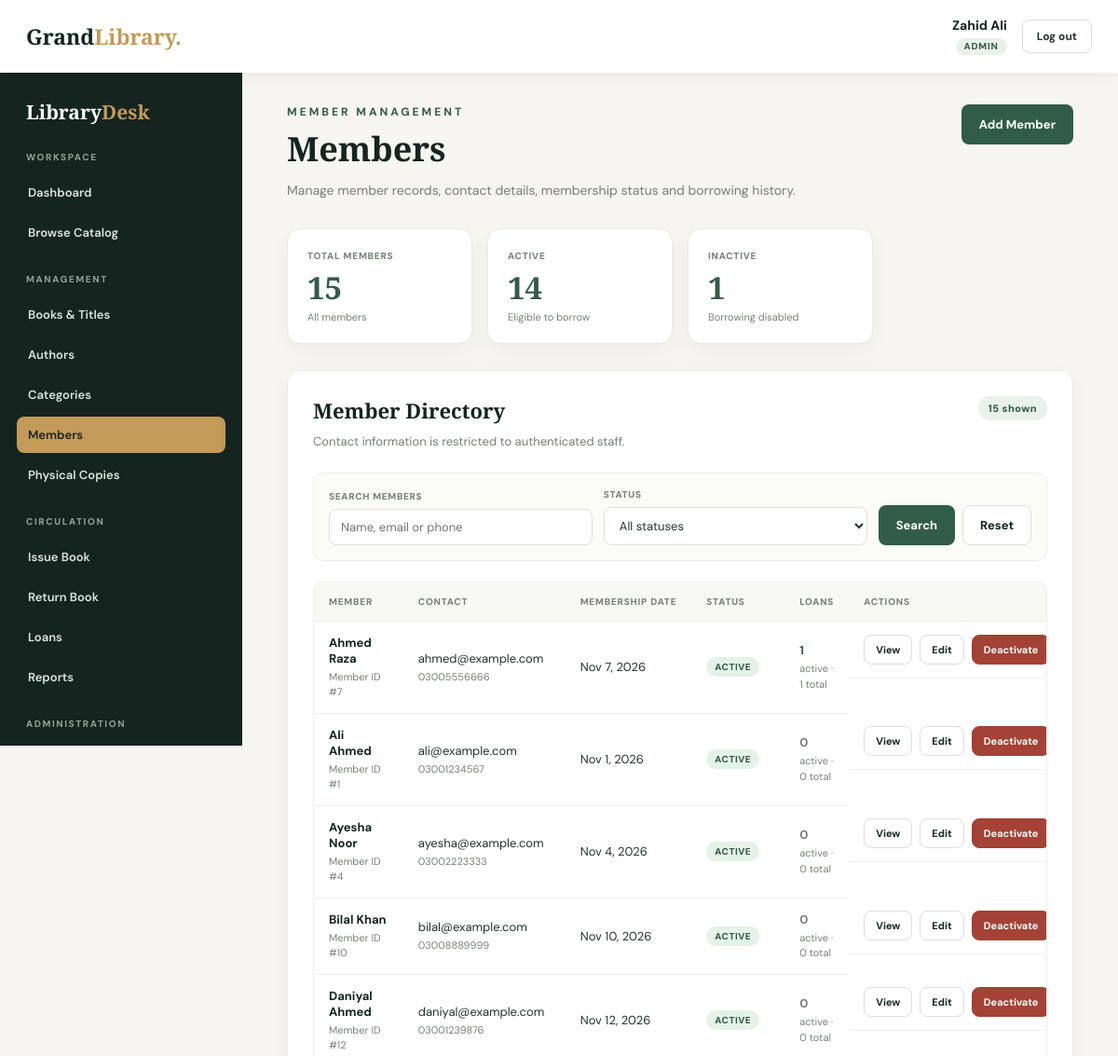
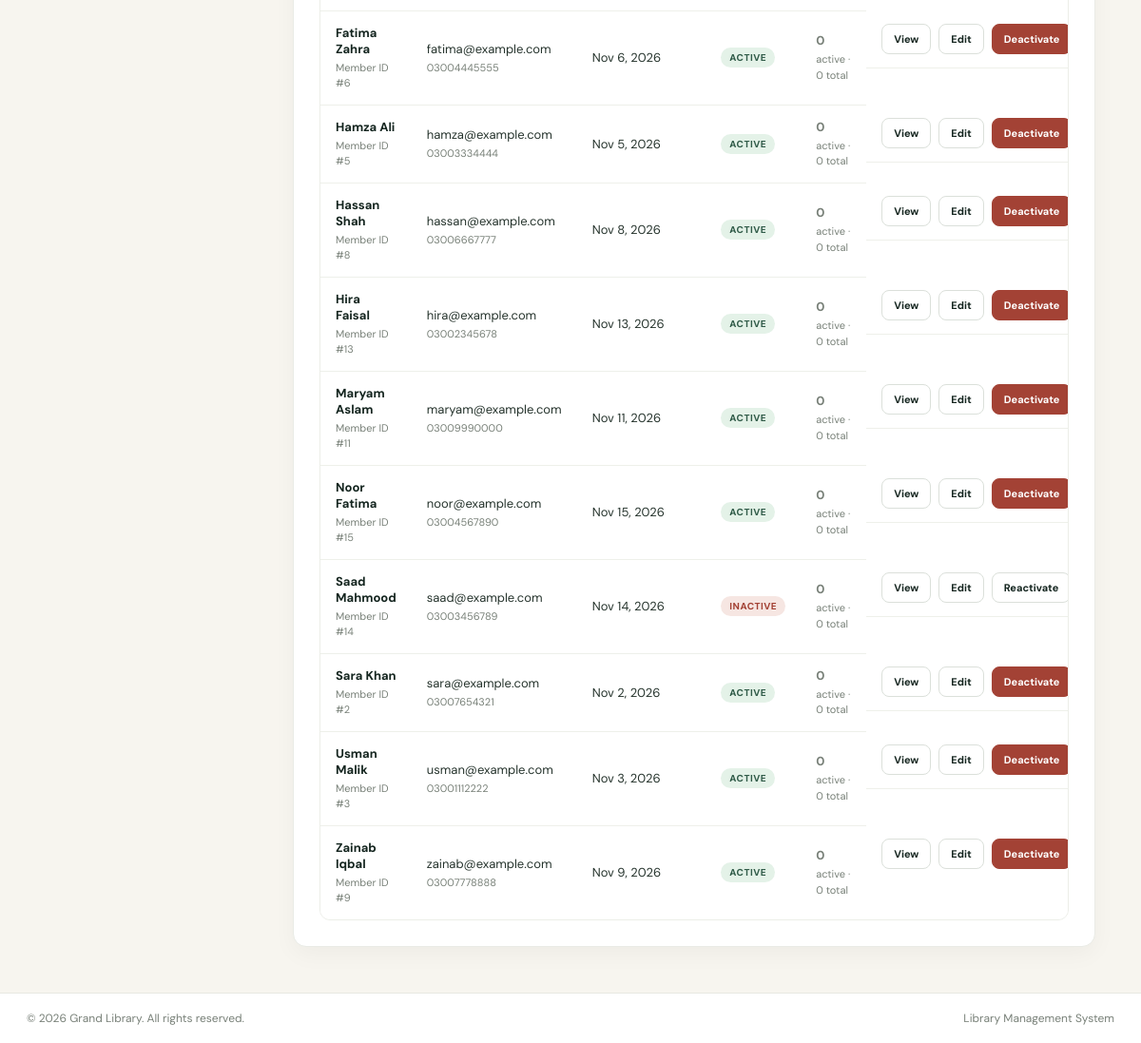
/members/index.php (signed in), run on the app's committed database (2 pictures, top to bottom).
### tables this page shows
CREATE TABLE `users` (
  `id` int NOT NULL AUTO_INCREMENT,
  `name` varchar(100) NOT NULL,
  `email` varchar(150) NOT NULL,
  `password` varchar(255) NOT NULL,
  `role` enum('Admin','Librarian') NOT NULL DEFAULT 'Librarian',
  `status` enum('Active','Inactive') NOT NULL DEFAULT 'Active',
  `created_at` timestamp NULL DEFAULT CURRENT_TIMESTAMP,
  PRIMARY KEY (`id`),
  UNIQUE KEY `email` (`email`)
);

CREATE TABLE `members` (
  `id` int NOT NULL AUTO_INCREMENT,
  `name` varchar(100) NOT NULL,
  `email` varchar(150) NOT NULL,
  `phone` varchar(20) DEFAULT NULL,
  `address` text,
  `membership_date` date NOT NULL,
  `status` enum('Active','Inactive') NOT NULL DEFAULT 'Active',
  `created_at` timestamp NULL DEFAULT CURRENT_TIMESTAMP,
  PRIMARY KEY (`id`),
  UNIQUE KEY `email` (`email`)
);

### includes/functions.php (called while the page is built, shortened)
<?php
function e($value): string
{
    return htmlspecialchars((string)$value, ENT_QUOTES | ENT_SUBSTITUTE, 'UTF-8');
}
function app_url(string $path = ''): string
{
    $documentRoot = isset($_SERVER['DOCUMENT_ROOT']) ? realpath($_SERVER['DOCUMENT_ROOT']) : false;
    $appRoot = realpath(dirname(__DIR__));
    $base = '';
    if ($documentRoot && $appRoot) {
        $docRoot = rtrim(str_replace('\\', '/', $documentRoot), '/');
        $rootPath = rtrim(str_replace('\\', '/', $appRoot), '/');
        if (stripos($rootPath, $docRoot) === 0) {
            $base = substr($rootPath, strlen($docRoot));
        }
    }
    $base = rtrim($base, '/');
    $path = ltrim($path, '/');
    return $base . '/' . $path;
}
function get_value(string $key, string $default = ''): string
{
    $value = $_GET[$key] ?? $default;
    return is_string($value) ? trim($value) : $default;
}
function normalize_role(string $role): ?string
{
    if (strcasecmp($role, 'Admin') === 0) {
        return 'Admin';
    }
    return null;
}

### includes/auth.php (called while the page is built, shortened)
<?php
require_once __DIR__ . '/functions.php';
require_once __DIR__ . '/../config/db.php';
function current_user(): ?array
{
    $role = normalize_role((string)($_SESSION['user_role'] ?? ''));
    return [
        'id' => (int)$_SESSION['user_id'],
        'name' => (string)($_SESSION['user_name'] ?? ''),
        'role' => $role,
    ];
}
function require_login(): array
{
    $user = current_user();
    global $conn;
    $stmt = $conn->prepare('SELECT name, role, status FROM users WHERE id = ? LIMIT 1');
    $stmt->bind_param('i', $user['id']);
    if (!$stmt->execute()) {
        $stmt->close();
        logout_user();
        redirect(app_url('login.php'));
    }
    $row = $stmt->get_result()->fetch_assoc();
    $role = $row ? normalize_role((string)$row['role']) : null;
    return [
        'id' => $user['id'],
        'name' => (string)$row['name'],
        'role' => $role,
    ];
}
function require_staff(): array
{
    $user = require_login();
    return $user;
}

### members/index.php (the view, shortened to what this page needs)
<?php
require_once __DIR__ . '/../includes/auth.php';
require_staff();
$search = get_value('search');
if (function_exists('mb_substr')) {
    $search = mb_substr($search, 0, 200);
} else {
    $search = substr($search, 0, 200);
}
$statusFilter = '';
$sql = "
    SELECT
        m.id,
        m.name,
        m.email,
        m.phone,
        m.membership_date,
        m.status,
        m.created_at,
        (SELECT COUNT(*) FROM loans l WHERE l.member_id = m.id) AS total_loans,
        (SELECT COUNT(*) FROM loans l WHERE l.member_id = m.id AND l.returned_at IS NULL) AS active_loans
    FROM members m
";
$sql .= ' ORDER BY m.name ASC, m.id ASC';
$members = [];
$stmt = $conn->prepare($sql);
if (!$stmt) {
    error_log('Member list preparation failed: ' . $conn->error);
    $error = 'Members could not be loaded right now. Please try again later.';
} else {
    if ($stmt->execute()) {
        $result = $stmt->get_result();
        while ($row = $result->fetch_assoc()) {
            $members[] = $row;
        }
    } else {
        error_log('Member list query failed: ' . $stmt->error);
        $error = 'Members could not be loaded right now. Please try again later.';
    }
}
$totalShown = count($members);
$activeShown = 0;
$inactiveShown = 0;
foreach ($members as $memberRow) {
    if (strcasecmp((string)$memberRow['status'], 'Active') === 0) {
        $activeShown++;
    } else {
        $inactiveShown++;
    }
}
$scopeLabel = ($search !== '' || $statusFilter !== '') ? 'Current results' : 'All members';
require_once __DIR__ . '/../includes/header.php';
require_once __DIR__ . '/../includes/sidebar.php';
?>
<section class="page-head">
    <div>
        <div class="eyebrow">Member Management</div>
        <h1>Members</h1>
        <p>Manage member records, contact details, membership status and borrowing history.</p>
    </div>
    <a class="btn btn-primary" href="<?php echo e(app_url('members/add.php')); ?>">Add Member</a>
</section>
<section class="stat-grid member-stats" aria-label="Member statistics">
    <article class="stat-card">
        <div class="stat-label">Total Members</div>
        <div class="stat-value"><?php echo number_format($totalShown); ?></div>
        <div class="stat-note"><?php echo e($scopeLabel); ?></div>
    </article>
    <article class="stat-card">
        <div class="stat-label">Active</div>
        <div class="stat-value"><?php echo number_format($activeShown); ?></div>
        <div class="stat-note">Eligible to borrow</div>
    </article>
    <article class="stat-card">
        <div class="stat-label">Inactive</div>
        <div class="stat-value"><?php echo number_format($inactiveShown); ?></div>
        <div class="stat-note">Borrowing disabled</div>
    </article>
</section>
<section class="panel">
    <div class="panel-head">
        <div>
            <h2>Member Directory</h2>
            <p class="panel-intro">Contact information is restricted to authenticated staff.</p>
        </div>
        <span class="count-pill"><?php echo number_format($totalShown); ?> shown</span>
    </div>
    <form method="get" action="<?php echo e(app_url('members/index.php')); ?>" class="staff-filter">
        <div class="filter-field">
            <label for="search">Search Members</label>
            <input class="form-control" type="search" id="search" name="search"
                   value="<?php echo e($search); ?>" maxlength="200"
                   placeholder="Name, email or phone">
        </div>
        <div class="filter-field">
            <label for="status">Status</label>
            <select class="form-control" id="status" name="status">
                <option value="">All statuses</option>
            </select>
        </div>
        <div class="filter-actions">
            <button type="submit" class="btn btn-primary">Search</button>
            <a class="btn btn-secondary" href="<?php echo e(app_url('members/index.php')); ?>">Reset</a>
        </div>
    </form>
    <div class="table-wrap">
        <table class="data-table" aria-label="Library members">
            <thead>
                <tr>
                    <th scope="col">Member</th>
                    <th scope="col">Contact</th>
                    <th scope="col">Membership Date</th>
                    <th scope="col">Status</th>
                    <th scope="col">Loans</th>
                    <th scope="col">Actions</th>
                </tr>
            </thead>
            <tbody>
                <?php if ($totalShown === 0): ?>
                    <tr>
                        <td colspan="6" class="empty-cell">No members found.</td>
                    </tr>
                <?php else: ?>
                    <?php foreach ($members as $member): ?>
                        <?php
                        $isActive = strcasecmp((string)$member['status'], 'Active') === 0;
                        $totalLoans = (int)$member['total_loans'];
                        $activeLoans = (int)$member['active_loans'];
                        $membershipLabel = $member['membership_date']
                            ? date('M j, Y', strtotime((string)$member['membership_date']))
                            : '&mdash;';
                        ?>
                        <tr>
                            <td>
                                <span class="book-title"><?php echo e($member['name']); ?></span>
                                <span class="book-subtext">Member ID #<?php echo (int)$member['id']; ?></span>
                            </td>
                            <td>
                                <span><?php echo e($member['email']); ?></span>
                                <span class="book-subtext">
                                    <?php echo $member['phone'] !== null && $member['phone'] !== '' ? e($member['phone']) : '&mdash;'; ?>
                                </span>
                            </td>
                            <td><?php echo $membershipLabel; ?></td>
                            <td>
                                <span class="status-badge <?php echo $isActive ? 'status-active' : 'status-inactive'; ?>">
                                    <?php echo e($member['status']); ?>
                                </span>
                            </td>
                            <td>
                                <span class="copy-count<?php echo $activeLoans === 0 ? ' zero' : ''; ?>">
                                    <?php echo number_format($activeLoans); ?>
                                </span>
                                <span class="book-subtext">
                                    active &middot; <?php echo number_format($totalLoans); ?> total
                                </span>
                            </td>
                            <td class="table-actions">
                                <a class="btn btn-secondary btn-small"
                                   href="<?php echo e(app_url('members/view.php?id=' . (int)$member['id'])); ?>">View</a>
                                <a class="btn btn-secondary btn-small"
                                   href="<?php echo e(app_url('members/edit.php?id=' . (int)$member['id'])); ?>">Edit</a>
                                <form method="post" action="<?php echo e(app_url('members/status.php')); ?>" class="inline-form">
                                    <button type="submit" class="btn btn-small <?php echo $isActive ? 'btn-danger' : 'btn-secondary'; ?>">
                                        <?php echo $isActive ? 'Deactivate' : 'Reactivate'; ?>
                                    </button>
                                </form>
                            </td>
                        </tr>
                    <?php endforeach; ?>
                <?php endif; ?>
            </tbody>
        </table>
    </div>
</section>
<?php require_once __DIR__ . '/../includes/footer.php'; ?>

### includes/header.php (shortened to what this page needs)
<?php
require_once __DIR__ . '/auth.php';
$staff = current_user();
?>
<!DOCTYPE html>
<html lang="en">
<head>
    <link rel="stylesheet" href="<?php echo e(app_url('assets/tera.css')); ?>">
</head>
<body class="staff-body">
<header class="staff-topbar">
    <a class="logo staff-logo" href="<?php echo e(app_url('dashboard.php')); ?>">Grand<span>Library.</span></a>
    <div class="staff-user">
        <div class="staff-user-info">
            <div class="staff-user-name"><?php echo e($staff['name']); ?></div>
            <span class="role-badge"><?php echo e($staff['role']); ?></span>
        </div>
        <form method="post" action="<?php echo e(app_url('logout.php')); ?>" class="logout-form">
            <button type="submit" class="logout-btn">Log out</button>
        </form>
    </div>
</header>
<div class="staff-layout">

### data on the page
users: name "Zahid Ali", role "ADMIN"
members: name "Ahmed Raza", id "7", email "ahmed@example.com", phone "03005556666", membership_date "Nov 7, 2026", status "ACTIVE", activeLoans "1", totalLoans "1", shows "Deactivate"
members: name "Ali Ahmed", id "1", email "ali@example.com", phone "03001234567", membership_date "Nov 1, 2026", status "ACTIVE", activeLoans "0", totalLoans "0", shows "Deactivate"
members: name "Ayesha Noor", id "4", email "ayesha@example.com", phone "03002223333", membership_date "Nov 4, 2026", status "ACTIVE", activeLoans "0", totalLoans "0", shows "Deactivate"
members: name "Bilal Khan", id "10", email "bilal@example.com", phone "03008889999", membership_date "Nov 10, 2026", status "ACTIVE", activeLoans "0", totalLoans "0", shows "Deactivate"
members: name "Daniyal Ahmed", id "12", email "daniyal@example.com", phone "03001239876", membership_date "Nov 12, 2026", status "ACTIVE", activeLoans "0", totalLoans "0", shows "Deactivate"
members: name "Fatima Zahra", id "6", email "fatima@example.com", phone "03004445555", membership_date "Nov 6, 2026", status "ACTIVE", activeLoans "0", totalLoans "0", shows "Deactivate"
members: name "Hamza Ali", id "5", email "hamza@example.com", phone "03003334444", membership_date "Nov 5, 2026", status "ACTIVE", activeLoans "0", totalLoans "0", shows "Deactivate"
members: name "Hassan Shah", id "8", email "hassan@example.com", phone "03006667777", membership_date "Nov 8, 2026", status "ACTIVE", activeLoans "0", totalLoans "0", shows "Deactivate"
members: name "Hira Faisal", id "13", email "hira@example.com", phone "03002345678", membership_date "Nov 13, 2026", status "ACTIVE", activeLoans "0", totalLoans "0", shows "Deactivate"
members: name "Maryam Aslam", id "11", email "maryam@example.com", phone "03009990000", membership_date "Nov 11, 2026", status "ACTIVE", activeLoans "0", totalLoans "0", shows "Deactivate"
members: name "Noor Fatima", id "15", email "noor@example.com", phone "03004567890", membership_date "Nov 15, 2026", status "ACTIVE", activeLoans "0", totalLoans "0", shows "Deactivate"
members: name "Saad Mahmood", id "14", email "saad@example.com", phone "03003456789", membership_date "Nov 14, 2026", status "INACTIVE", activeLoans "0", totalLoans "0", shows "Reactivate"
members: name "Sara Khan", id "2", email "sara@example.com", phone "03007654321", membership_date "Nov 2, 2026", status "ACTIVE", activeLoans "0", totalLoans "0", shows "Deactivate"
members: name "Usman Malik", id "3", email "usman@example.com", phone "03001112222", membership_date "Nov 3, 2026", status "ACTIVE", activeLoans "0", totalLoans "0", shows "Deactivate"
members: name "Zainab Iqbal", id "9", email "zainab@example.com", phone "03007778888", membership_date "Nov 9, 2026", status "ACTIVE", activeLoans "0", totalLoans "0", shows "Deactivate"

### other printed values
$totalShown "15"
$scopeLabel "All members"
$activeShown "14"
$inactiveShown "1"
